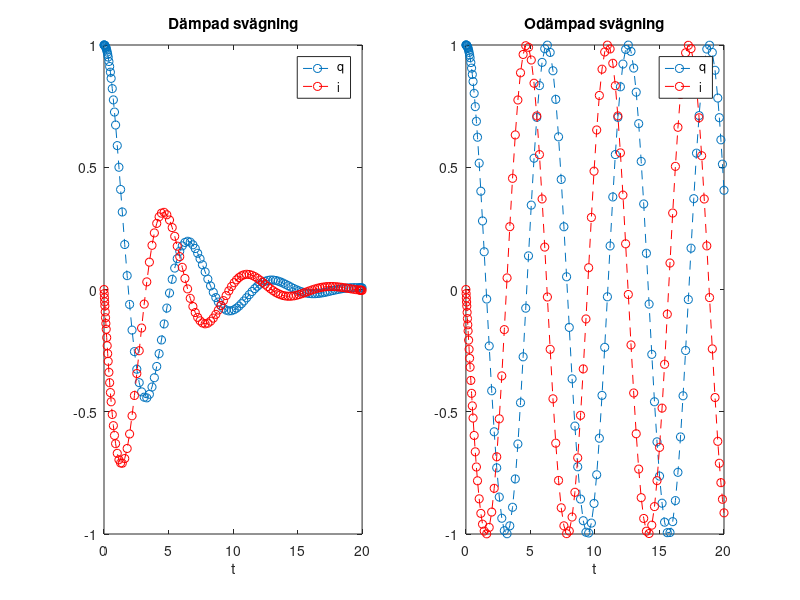
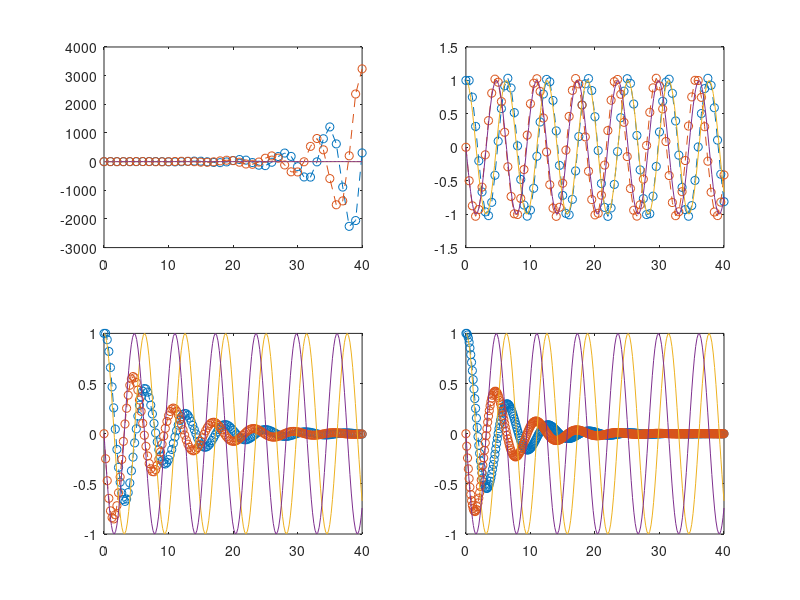

Recreate these plots in MATLAB, in order.
% b)

myode = @(t, y, R, L, C) [y(2); -((R.*y(2)) + 1./C.*y(1))./L];

% c)

y0 = [1; 0];
tspan = [0 20];
[t1, y1] = ode45(@(t, y) myode(t, y, 1, 2, 0.5), tspan, y0);

q1 = y1(:,1); % Första kolumnen
i1 = y1(:,2); % Andra kolumnen

figure(1)
subplot(1, 2, 1)
plot(t1, q1, '--o', t1, i1, '--or')
title('Dämpad svägning')
xlabel('t')
legend('q', 'i')

[t2, y2] = ode45(@(t, y) myode(t, y, 0, 2, 0.5), tspan, y0);

q2 = y2(:,1); % Första kolumnen
i2 = y2(:,2); % Andra kolumnen

figure(1)
subplot(1, 2, 2)
plot(t2, q2, '--o', t2, i2, '--or')
title('Odämpad svägning')
xlabel('t')
legend('q', 'i')

% d)

function eulerFram(n, myode, place)
    y0 = [1; 0];
    t = 0;
    T = 40;
    intervall = [t T];
    yvalues = zeros(2, n+1);
    yvalues(:,1) = y0;
    y = y0;
    h = (intervall(2)-intervall(1))/n;
    tvals = linspace(t, T, n+1);

    for ii = 1:n
        y = y+h*myode(t, y, 1, 2, 0.5);
        t = t+h;
        yvalues(:,ii+1) = y;
    end

    % Plotta Euler
    figure(2)
    subplot(2, 2, place)

    q = yvalues(1,:); % Första kolumnen
    i = yvalues(2,:); % Andra kolumnen

    plot(tvals, q, '--o', tvals, i, '--o')
    hold on;

    % Plotta ode45
    y0 = [1; 0];
    [t3, y3] = ode45(@(t, y) myode(t, y, 0, 2, 0.5), intervall, y0);

    q3 = y3(:,1); % Första kolumnen
    i3 = y3(:,2); % Andra kolumnen

    figure(2)
    subplot(2, 2, place)
    plot(t3, q3, '-', t3, i3, '-')
    hold on;
end

eulerFram(40, myode, 1);
eulerFram(80, myode, 2);
eulerFram(160, myode, 3);
eulerFram(320, myode, 4);